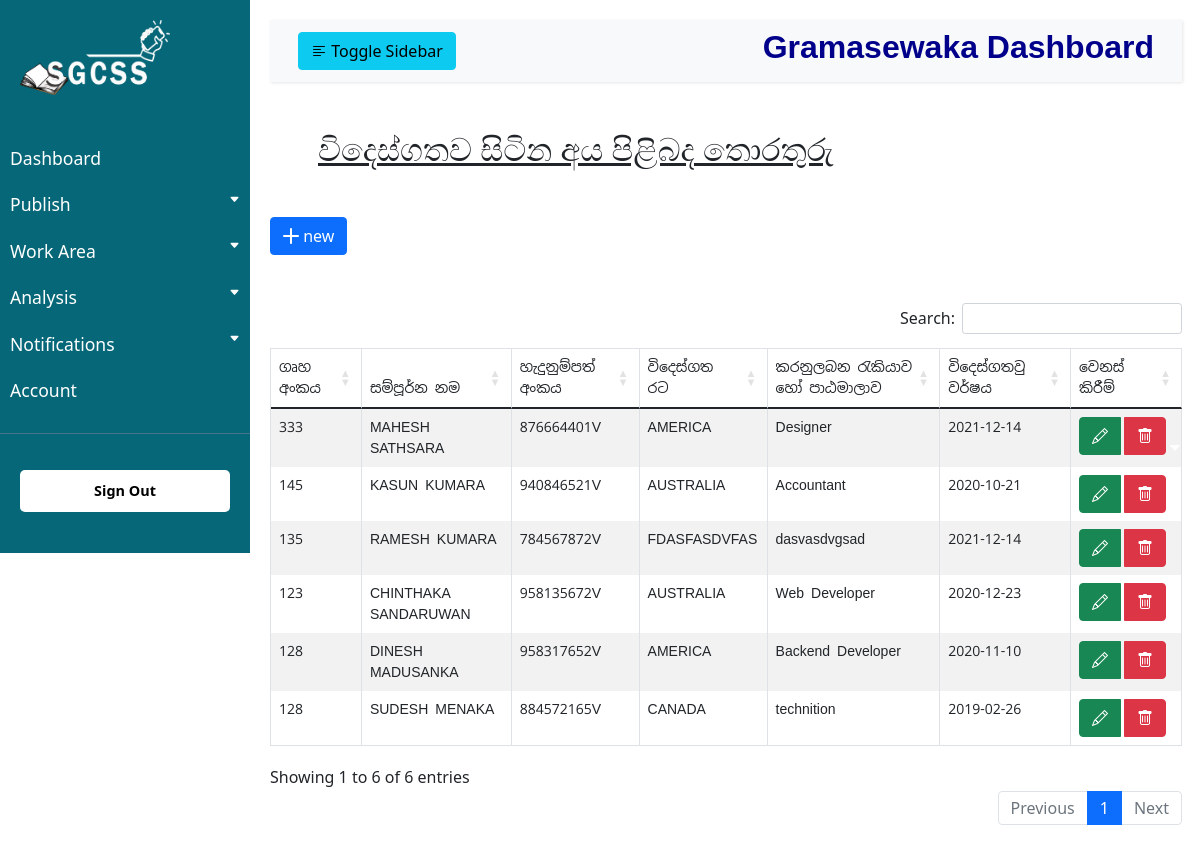
Screenshot of /gaccount/ruralinfo/rPage2.php (signed in) with the database file from the repository.
### tables this page shows
CREATE TABLE IF NOT EXISTS `abroadpeople` (
  `ab_id` int(11) NOT NULL AUTO_INCREMENT,
  `h_no` varchar(8) NOT NULL,
  `full_name` varchar(400) NOT NULL,
  `nic` varchar(12) NOT NULL,
  `country` varchar(100) NOT NULL,
  `course` varchar(250) NOT NULL,
  `ab_year` date NOT NULL,
  PRIMARY KEY (`ab_id`),
  UNIQUE KEY `nic` (`nic`)
);

### gaccount/ruralinfo/rPage2.php (the view, shortened to what this page needs)
<?php
include("../connection/db_connection.php");
?>
<!DOCTYPE html>
<html lang="en">
<head>
    <link rel="stylesheet" href="../css/style.css">
    <link rel="stylesheet" href="https://cdnjs.cloudflare.com/ajax/libs/twitter-bootstrap/4.5.2/css/bootstrap.css">
    <link rel="stylesheet" href="https://cdn.jsdelivr.net/npm/bootstrap@5.0.2/dist/css/bootstrap.min.css">
    <link rel="stylesheet" href="https://cdn.datatables.net/1.11.0/css/dataTables.bootstrap4.min.css">
    <link rel="stylesheet" href="https://cdn.datatables.net/buttons/2.0.1/css/buttons.dataTables.min.css">
    <link rel="stylesheet" href="https://cdn.jsdelivr.net/npm/bootstrap-icons@1.5.0/font/bootstrap-icons.css">
</head>
<body>
<div class="wrapper">
        <nav id="sidebar">
            <div class="sidebar-header">
                <img src="../asset/Logo.png" alt="Logo" width="150px" height="75px">
            </div>
            <ul class="list-unstyled components">
                <li>
                    <a href="../gdashboard.php" class="dash-header">Dashboard</a>
                </li>
                <li>
                    <a href="#homeSubmenu" data-bs-toggle="collapse" aria-expanded="false" class="dropdown-toggle">Publish<i class="bi bi-caret-down-fill bi-lg first"></i></a>
                </li>
                <li>
                    <a href="#workArea" data-bs-toggle="collapse" aria-expanded="false" class="dropdown-toggle">Work Area <i class="bi bi-caret-down-fill bi-lg first"></i></a>
                </li>
                <li>
                    <a href="#analysis" data-bs-toggle="collapse" aria-expanded="false" class="dropdown-toggle">Analysis <i class="bi bi-caret-down-fill bi-lg first"></i></a>
                </li>
                <li>
                    <a href="#notification" data-bs-toggle="collapse"  aria-expanded="false" class="dropdown-toggle">Notifications <i class="bi bi-caret-down-fill bi-lg first"></i></a>
                </li>
                <li>
                    <a href="../account.php">Account</a>
                </li>
            </ul>
            <ul class="list-unstyled CTAs">
                <li>
                    <a href="../../signout.php" class="signout">Sign Out</a>
                </li>
            </ul>
        </nav>
        <div id="content">
            <nav class="navbar navbar-expand-lg navbar-light bg-light">
                <div class="container-fluid">
                    <button type="button" id="sidebarCollapse" class="btn btn-info">
                    <i class="bi bi-text-left bi-bold"></i>
                        <span>Toggle Sidebar</span>
                    </button>
                    <div class="dashboard-name">
                        <h2 class="dashboard-header">Gramasewaka Dashboard</h2>
                    </div>
                </div>
            </nav>
            <div class="table-name">
                    <h3 class="table-name-header m-5"><u>විදෙස්ගතව සිටින අය පිළිබද තොරතුරු</u></h3>
            </div>
             <div class="insert-new">
                <button type="button" class="btn btn-primary" name="insert" id="insert" data-toggle="modal" data-target="#abroadPersonForm"><i class="bi bi-plus-lg"></i> new</button>
            </div>
            <div class="row my-5">
                <table class="table table-striped table-responsive-md table-bordered my-5" id="abroadTable">
                    <thead>
                        <tr>
                            <th class="sinhala-font">ගෘහ අංකය</th>
                            <th class="sinhala-font">සම්පූර්න නම</th>
                            <th class="sinhala-font">හැදුනුම්පත් අංකය</th>
                            <th class="sinhala-font">විදෙස්ගත රට</th>
                            <th class="sinhala-font">කරනුලබන රැකියාව හෝ පාඨමාලාව</th>
                            <th class="sinhala-font">විදෙස්ගතවු වර්ෂය</th>
                            <th class="sinhala-font">වෙනස් කිරීම්</th>
                        </tr>
                    </thead>
                    <tbody>
                        <?php
                                $AbData = "SELECT * FROM `abroadpeople`";
                                $result = mysqli_query($conn, $AbData);
                                if(mysqli_num_rows($result)>0){
                                    while($data = mysqli_fetch_assoc($result)){
                                        echo'
                                            <tr>
                                                <td class="sinhala-font d-none" name="ab_id" id="ab_id">'.$data["ab_id"].'</td>
                                                <td class="sinhala-font" name="hNo" id="thNo">'.$data["h_no"].'</td>
                                                <td class="sinhala-font" name="name" id="tname">'.$data["full_name"].'</td>
                                                <td class="sinhala-font" name="nic" id="tnic">'.$data["nic"].'</td>
                                                <td class="sinhala-font" name="country" id="tcountry">'.$data["country"].'</td>
                                                <td class="sinhala-font" name="occupation" id="toccupation">'.$data["course"].'</td>
                                                <td class="sinhala-font" name="abroadYear" id="tabroadYear">'.$data["ab_year"].'</td>
                                                <td name="change" id="change">
                                                    <div class="btn-group">
                                                        <button class="btn btn-success mr-1" name="update" id="update" data-toggle="modal" data-target="#abroadPersonUpdateForm"><i class="bi bi-pencil"></i></button>
                                                        <button class="btn btn-danger " name="delete" id="'.$data["ab_id"].'" data-bs-toggle="tootltip" data-bs-placement="top" title="DELETE" onclick="r2DeleteRow(this.id)"><i class="bi bi-trash"></i></button>
                                                    </div>
                                                </td>
                                            </tr>
                                        ';
                                    }
                                }
                        ?>
                    </tbody>
                </table>
            </div>
        </div>
    </div>
</body>
</html>

### gaccount/css/style.css (style rules this page uses)
body { font-family: 'Poppins', sans-serif; background: #fafafa; }
ul li a i.first { position: inherit; text-align: right; float: right; font-size: 11px; }
a, a:hover, a:focus { color: inherit; text-decoration: none; transition: all 0.6s; }
.navbar { padding: 15px 10px; background: #fff; border: none; border-radius: 0; margin-bottom: 40px; box-shadow: 1px 1px 3px rgba(0, 0, 0, 0.1); }
.wrapper { display: flex; width: 100%; align-items: stretch; }
#sidebar { min-width: 250px; max-width: 250px; min-height: fit-content; max-height: fit-content; background: #066778 ; color: #fff; transition: all 0.3s; }
#sidebar .sidebar-header { padding: 20px; background: #066778 ; }
#sidebar ul.components { padding: 20px 0; border-bottom: 1px solid #47748b; }
#sidebar ul li a { color: #fff; padding: 10px; font-size: 1.1em; display: block; text-decoration: none; }
.dropdown-toggle::after { display: block; position: absolute; top: 50%; right: 20px; transform: translateY(-50%); }
ul.CTAs { padding: 20px; }
ul.CTAs a { text-align: center; font-size: 0.9em !important; display: block; border-radius: 5px; margin-bottom: 5px; }
.dashboard-name .dashboard-header { font-weight: bold; font-family: Arial, Helvetica, sans-serif; color:darkblue; }
#sidebar ul li a.signout { background: #fff; color: #000; font-weight: bold; }
i.bi-text-left { font-weight: 700; color: black; }
#content { width: 100%; padding: 20px; min-height: 100vh; transition: all 0.3s; }
.sinhala-font { font-family: 'Noto Sans Sinhala', sans-serif; font-size: 14px; font-weight: normal; }
.table-name-header { font-size: 32px; }

### rows the page displays
abroadpeople: h_no "333", full_name "MAHESH SATHSARA", nic "876664401V", country "AMERICA", course "Designer", ab_year "2021-12-14"
abroadpeople: h_no "145", full_name "KASUN KUMARA", nic "940846521V", country "AUSTRALIA", course "Accountant", ab_year "2020-10-21"
abroadpeople: h_no "135", full_name "RAMESH KUMARA", nic "784567872V", country "FDASFASDVFAS", course "dasvasdvgsad", ab_year "2021-12-14"
abroadpeople: h_no "123", full_name "CHINTHAKA SANDARUWAN", nic "958135672V", country "AUSTRALIA", course "Web Developer", ab_year "2020-12-23"
abroadpeople: h_no "128", full_name "DINESH MADUSANKA", nic "958317652V", country "AMERICA", course "Backend Developer", ab_year "2020-11-10"
abroadpeople: h_no "128", full_name "SUDESH MENAKA", nic "884572165V", country "CANADA", course "technition", ab_year "2019-02-26"
